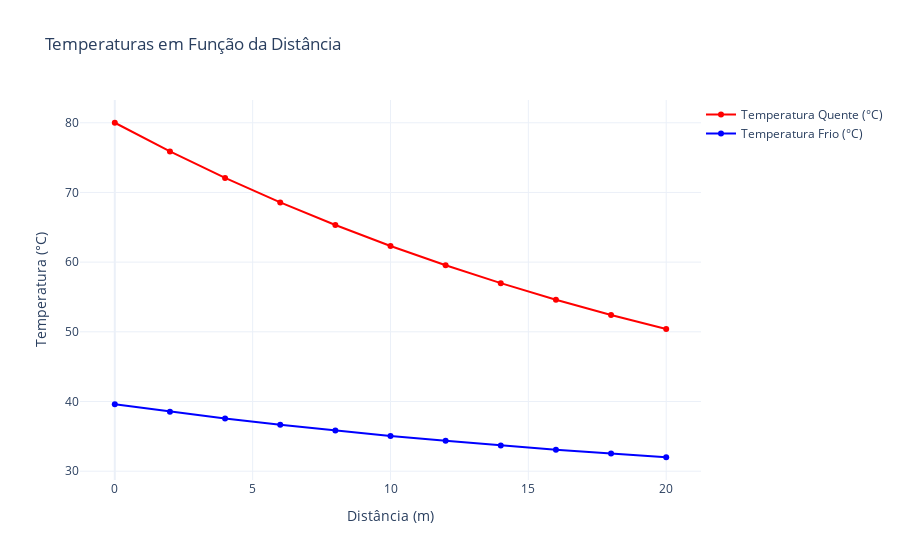

The cell this chart's notebook holds for it:
### Code cell
# Criar gráfico
fig = go.Figure()

# Adicionar traços para as duas colunas de temperatura com cores especificadas
fig.add_trace(go.Scatter(
    x=df2['L(metro)'], 
    y=df2['Temperatura Quente (°C)'], 
    mode='lines+markers', 
    name='Temperatura Quente (°C)',
    line=dict(color='red'),
    hovertemplate='<b>Distância: %{x:.2f} m</b><br>Temperatura Quente: %{y:.2f} °C<extra></extra>'
))

fig.add_trace(go.Scatter(
    x=df2['L(metro)'], 
    y=df2['Temperatura Frio (°C)'], 
    mode='lines+markers', 
    name='Temperatura Frio (°C)',
    line=dict(color='blue'),
    hovertemplate='<b>Distância: %{x:.2f} m</b><br>Temperatura Frio: %{y:.2f} °C<extra></extra>'
))

# Configurar título e rótulos
fig.update_layout(
    title='Temperaturas em Função da Distância',
    xaxis_title='Distância (m)',
    yaxis_title='Temperatura (°C)',
    template='plotly_white',
    legend=dict(
        x=1,  # Posição horizontal da legenda
        y=1,  # Posição vertical da legenda
        traceorder='normal',
        orientation='v'  # Orientação vertical
    )
)

# Mostrar o gráfico
fig.show()

### Figure 1 — Plotly figure (JSON) as saved in the notebook; plotly's stock layout.template omitted (floating-point values rounded to 4 significant figures)
{"data": [{"hovertemplate": "<b>Distância: %{x:.2f} m</b><br>Temperatura Quente: %{y:.2f} °C<extra></extra>", "line": {"color": "red"}, "mode": "lines+markers", "name": "Temperatura Quente (°C)", "type": "scatter", "x": [0, 2, 4, 6, 8, 10, 12, 14, 16, 18, 20], "y": [80, 75.89, 72.09, 68.57, 65.32, 62.32, 59.55, 56.98, 54.61, 52.42, 50.39]}, {"hovertemplate": "<b>Distância: %{x:.2f} m</b><br>Temperatura Frio: %{y:.2f} °C<extra></extra>", "line": {"color": "blue"}, "mode": "lines+markers", "name": "Temperatura Frio (°C)", "type": "scatter", "x": [0, 2, 4, 6, 8, 10, 12, 14, 16, 18, 20], "y": [39.6, 38.55, 37.57, 36.67, 35.83, 35.06, 34.35, 33.69, 33.08, 32.52, 32]}], "layout": {"autosize": true, "legend": {"orientation": "v", "traceorder": "normal", "x": 1, "y": 1}, "title": {"text": "Temperaturas em Função da Distância"}, "xaxis": {"autorange": true, "range": [-1.184, 21.18], "title": {"text": "Distância (m)"}, "type": "linear"}, "yaxis": {"autorange": true, "range": [28.04, 83.96], "title": {"text": "Temperatura (°C)"}, "type": "linear"}}}
